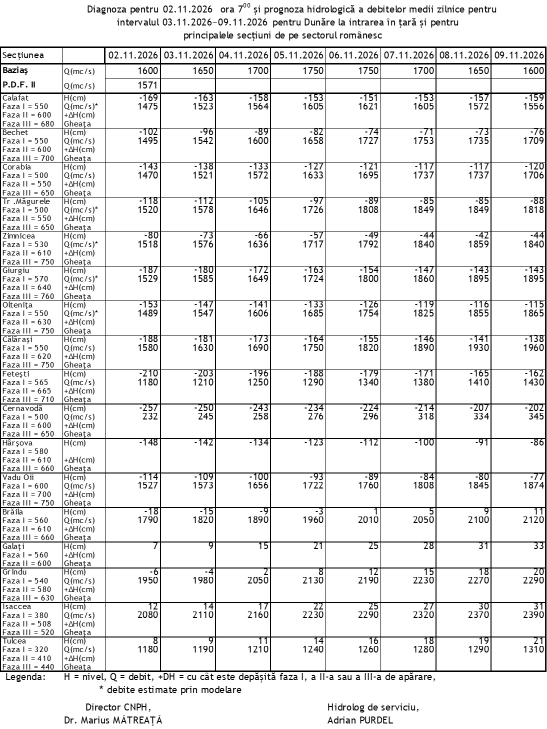
#> input picture tests/fixtures/6-1.jpg, 1094 x 1458 px (shown at 1/2 size)
$ python -i inhga_ocr.py   (imports and definitions only)
#> lines starting #> are read from the running program, lines starting #| are printed output that depends on the picture; after the words box and inside, x2 and y2 are one past the last pixel; in counts of white or black regions, pixels touching at a corner belong together
#> further down, picture is the input picture: shape (1458, 1094, 3); min 0, max 255, mean 231.6
"""Extract dated H(cm) rows from INHGA's published forecast image.

The grid determines cell boundaries; OCR never infers values from neighbouring
cells. Dates, station identity, units and confidence are checked before use.
Only the small recognition model is loaded (no detector or angle classifier).
"""

from __future__ import annotations

from datetime import datetime, timedelta
from difflib import SequenceMatcher
from functools import lru_cache
from pathlib import Path
import math
import re
import unicodedata

import cv2
import numpy as np
import onnxruntime as ort


_STATIONS = {
    "Calafat": "795", "Bechet": "679", "Corabia": "630",
    "Turnu Magurele": "597", "Zimnicea": "554", "Giurgiu": "493",
    "Oltenita": "430", "Calarasi": "370", "Fetesti": "",
    "Cernavoda": "300", "Harsova": "253", "Vadu Oii": "",
    "Braila": "170", "Galati": "150", "Grindu": "",
    "Isaccea": "103", "Tulcea": "71",
}


def _normalize(text: str) -> str:
    text = unicodedata.normalize("NFKD", text).encode("ascii", "ignore").decode()
    return re.sub(r"[^a-z]", "", text.lower())


# [52 lines left out: functions _station_name, _recognizer, _recognize, not called in this run]


def _groups(mask: np.ndarray) -> list[np.ndarray]:
    indices = np.flatnonzero(mask)
    return [group for group in np.split(indices, np.where(np.diff(indices) > 2)[0] + 1) if len(group)]


def _clean_cell(image: np.ndarray) -> np.ndarray:
    ink = (cv2.cvtColor(image, cv2.COLOR_BGR2GRAY) < 145).astype(np.uint8)
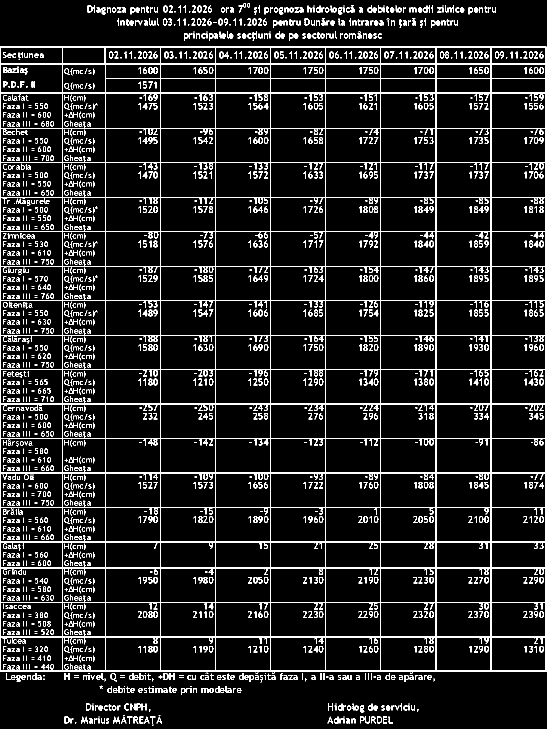
#> ink: shape (1458, 1094) (shown at 1/2 size); values 0 (black) and 1 (white), 9.4% white in thin lines or dots
    # Remove the table rules and JPEG speckles, retaining minus signs.
    ink[ink.sum(axis=1) > ink.shape[1] * 0.5] = 0
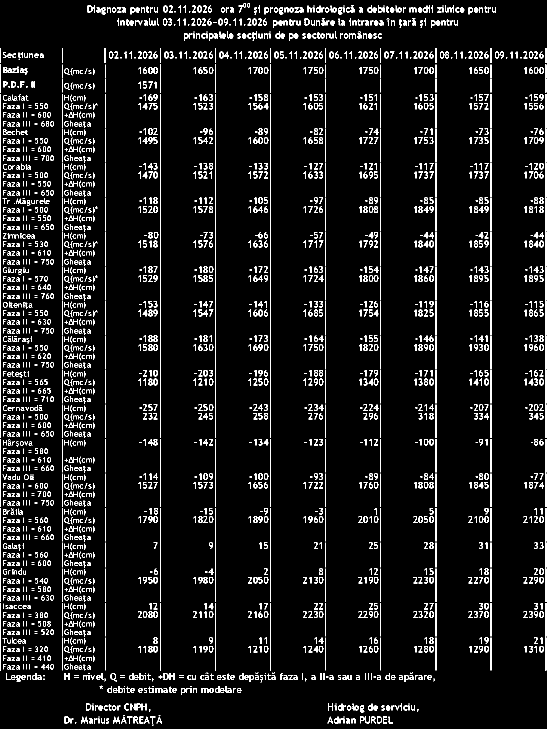
#> ink: shape (1458, 1094) (shown at 1/2 size); values 0 (black) and 1 (white), 6.9% white in thin lines or dots
    count, labels, stats, _ = cv2.connectedComponentsWithStats(ink)
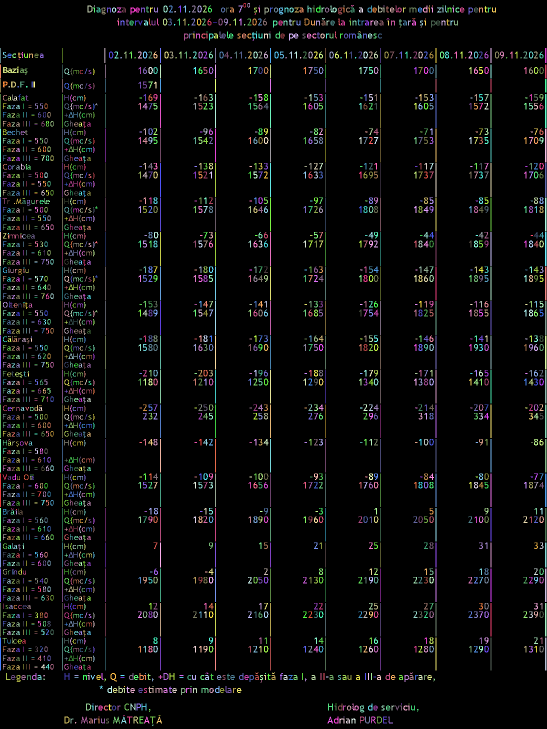
#> labels: shape (1458, 1094) int32 (shown at 1/2 size); 2734 distinct labels, from 0 to 2733; one colour per label, 0 black
#> count = 2734; stats = 2734 rows, first 6: [0, 0, 1094, 1458, 1485031], [487, 6, 5, 9, 24], [495, 6, 5, 9, 24], [175, 11, 10, 14, 72], [188, 11, 2, 2, 4], [327, 11, 9, 14, 65]
    for i in range(1, count):
        if stats[i, cv2.CC_STAT_AREA] < 4:
            ink[labels == i] = 0
    points = cv2.findNonZero(ink)
#> points = contour of 110021 points, box (x1, y1, x2, y2) (0, 6, 1093, 1452), area 200887
    if points is not None:
        x, y, w, h = cv2.boundingRect(points)
#> x = 0; y = 6; w = 1093; h = 1446
        ink = ink[y:y + h, x:x + w]
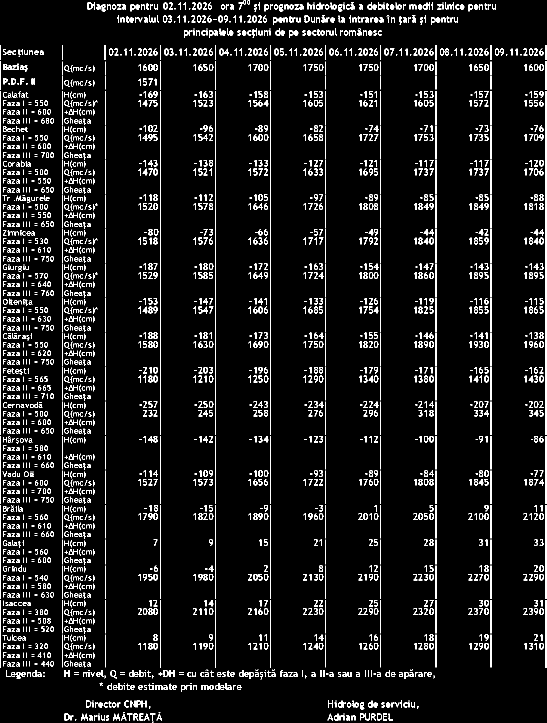
#> ink: shape (1446, 1093) (shown at 1/2 size); values 0 (black) and 1 (white), 7% white in thin lines or dots
    crop = cv2.cvtColor(255 - ink * 255, cv2.COLOR_GRAY2BGR)
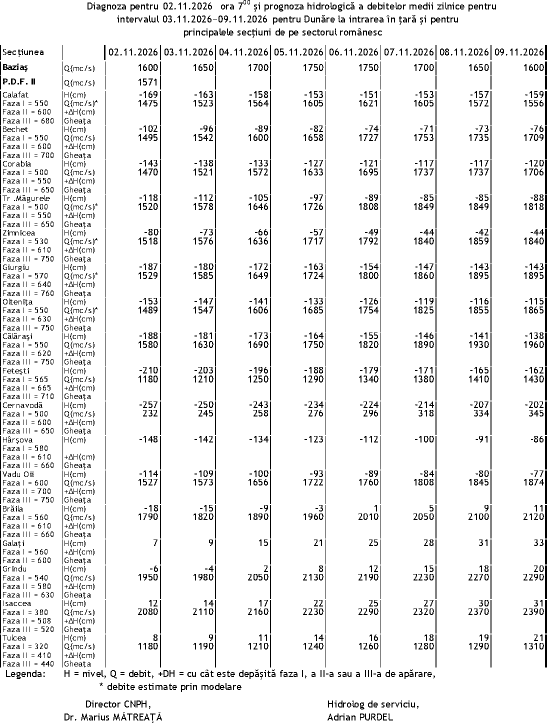
#> crop: shape (1446, 1093, 3) (shown at 1/2 size); 93% white; black in thin lines or dots
    return cv2.copyMakeBorder(crop, 3, 3, 3, 3, cv2.BORDER_CONSTANT, value=(255, 255, 255))
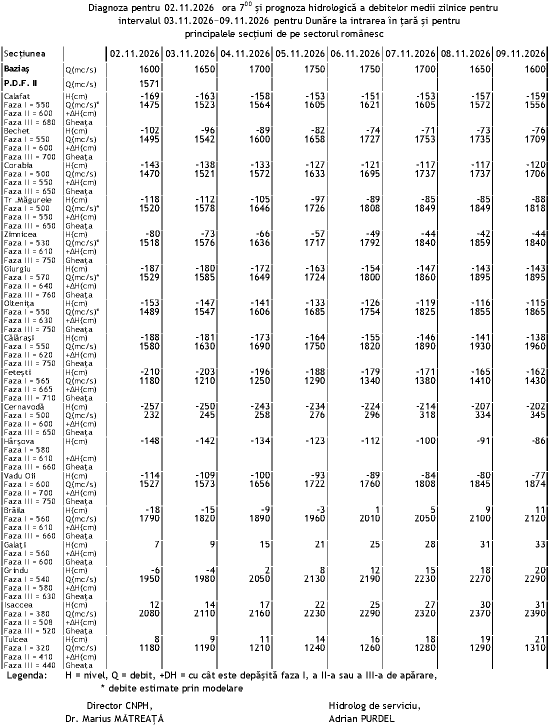
#> returned value: shape (1452, 1099, 3) (shown at 1/2 size); 93.1% white; black in thin lines or dots


# [67 lines left out: functions _read_grid, _parse_grid, not called in this run]


def parse_bulletin_image(content: bytes, bulletin_date: str) -> list[dict]:
    return _parse_grid(_read_grid(content), bulletin_date)

>>> import cv2
>>> picture = cv2.imread('../tests/fixtures/6-1.jpg')
>>> result = _clean_cell(picture)
